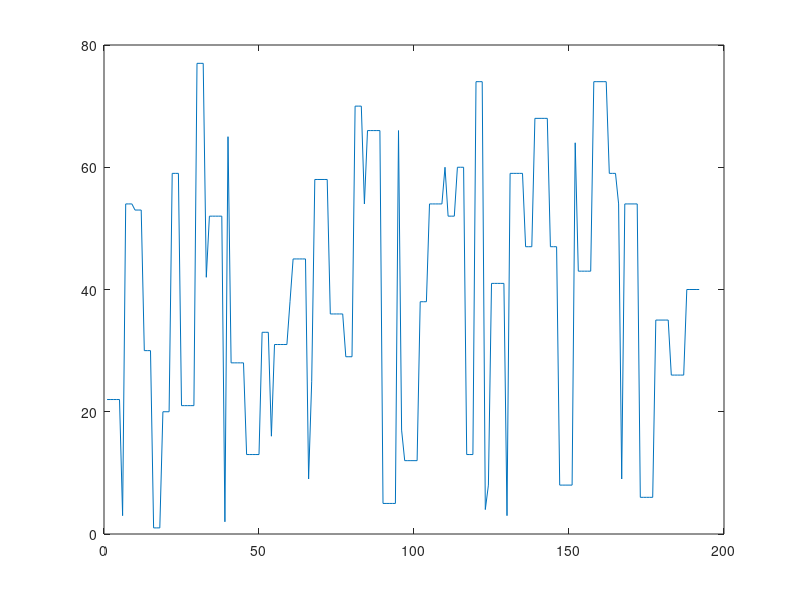

MATLAB code to generate this figure:
function [prob]=piconet()

Master = 'M';
prob = 0;
p = {};
s1 =  randi([1 7],1,1);
p1 = {};

sfora = [];
slotsfora = [];
slotsforb = [];
slotsforc = [];
slotsford = [];
slotsfore = [];
slotsforf = [];
slotsforg = [];
slotsforh = [];
randomslot1 = randi([1 79],1,1);
randomslot2 = randi([1 79],1,1);
randomslot3 = randi([1 79],1,1);
randomnumberofpiconet = randi([2,8],1,1);
slotnumber = 0;
while slotnumber < 1000
for i= 1:1:s1

     x = [1,3,5];
     pos = randi(length(x));
     card = x(pos);

    r1 = randi([1 79],1,1); % hop carrier for M
 
    for i2 = 1:1:card
            if (r1 ~= randomslot1 || r1 ~= randomslot2 || r1 ~= randomslot3)
              slotsfora = [slotsfora,r1];
             end
        p = horzcat(p,r1,Master);
       
        slotnumber = slotnumber+1;
    end
    r2 = randi([1 79],1,1); % hop carrier for S
     pos = randi(length(x));
     card = x(pos);
    for i1 = 1:1:card 
        sfora = [sfora,r2];
        slotsfora = [slotsfora,r2];
        slave = strcat('S',num2str(i));
        p = horzcat(p,r2,slave);
         slotnumber = slotnumber+1;
    end


    if randomnumberofpiconet >= 2
        r1 = randi([1 79],1,1); % hop carrier for M
        x = [1,3,5];
        pos = randi(length(x));
        card = x(pos);
        for k1 = 1:1:card
            if (r1 ~= randomslot1 || r1 ~= randomslot2 || r1 ~= randomslot3)
              slotsforb = [slotsforb,r1];
             end
            p1 = horzcat(p1,r1,Master);
      
            slotnumber = slotnumber+1;
        end
            pos = randi(length(x));
            card = x(pos);
    
        r2 = randi([1 79],1,1); % hop carrier for S
        for k3 = 1:1:card
            slotsforb = [slotsforb,r2];
            slave = strcat('S',num2str(i));
            p1 = horzcat(p1,r2,slave);
            slotnumber = slotnumber+1;
        end
    end

    if randomnumberofpiconet >= 3
        r1 = randi([1 79],1,1); % hop carrier for M
        x = [1,3,5];
        pos = randi(length(x));
        card = x(pos);
        for k1 = 1:1:card
            if (r1 ~= randomslot1 || r1 ~= randomslot2 || r1 ~= randomslot3)
              slotsforc = [slotsforc,r1];
             end
            p1 = horzcat(p1,r1,Master);
            
            slotnumber = slotnumber+1;
        end
            pos = randi(length(x));
            card = x(pos);
    
        r2 = randi([1 79],1,1); % hop carrier for S
        for k3 = 1:1:card
            slotsforc = [slotsforc,r2];
            slave = strcat('S',num2str(i));
            p1 = horzcat(p1,r2,slave);
            slotnumber = slotnumber+1;
        end
    end

    if randomnumberofpiconet >= 4
        r1 = randi([1 79],1,1); % hop carrier for M
        x = [1,3,5];
        pos = randi(length(x));
        card = x(pos);
        for k1 = 1:1:card
                    if (r1 ~= randomslot1 || r1 ~= randomslot2 || r1 ~= randomslot3)
              slotsford = [slotsford,r1];
             end
            p1 = horzcat(p1,r1,Master);
       
            slotnumber = slotnumber+1;
        end
            pos = randi(length(x));
            card = x(pos);
    
        r2 = randi([1 79],1,1); % hop carrier for S
        for k3 = 1:1:card
            slotsford = [slotsford,r2];
            slave = strcat('S',num2str(i));
            p1 = horzcat(p1,r2,slave);
            slotnumber = slotnumber+1;
        end
    end

    if randomnumberofpiconet >= 5
        r1 = randi([1 79],1,1); % hop carrier for M
        x = [1,3,5];
        pos = randi(length(x));
        card = x(pos);
        for k1 = 1:1:card
           
             if (r1 ~= randomslot1 || r1 ~= randomslot2 || r1 ~= randomslot3)
              slotsfore = [slotsfore,r1];
             end
            slotsfore = [slotsfore,r1];
            slotnumber = slotnumber+1;
        end
            pos = randi(length(x));
            card = x(pos);
    
        r2 = randi([1 79],1,1); % hop carrier for S
        for k3 = 1:1:card
            slotsfore = [slotsfore,r2];
            slave = strcat('S',num2str(i));
            p1 = horzcat(p1,r2,slave);
            slotnumber = slotnumber+1;
        end
    end

    if randomnumberofpiconet >= 6
        r1 = randi([1 79],1,1); % hop carrier for M
        x = [1,3,5];
        pos = randi(length(x));
        card = x(pos);
        for k1 = 1:1:card
                    if (r1 ~= randomslot1 || r1 ~= randomslot2 || r1 ~= randomslot3)
              slotsforf = [slotsforf,r1];
             end
            p1 = horzcat(p1,r1,Master);
         
            slotnumber = slotnumber+1;
        end
            pos = randi(length(x));
            card = x(pos);
    
        r2 = randi([1 79],1,1); % hop carrier for S
        for k3 = 1:1:card
            slotsforf = [slotsforf,r2];
            slave = strcat('S',num2str(i));
            p1 = horzcat(p1,r2,slave);
            slotnumber = slotnumber+1;
        end
    end

    if randomnumberofpiconet >= 7
        r1 = randi([1 79],1,1); % hop carrier for M
        x = [1,3,5];
        pos = randi(length(x));
        card = x(pos);
        for k1 = 1:1:card
                    if (r1 ~= randomslot1 || r1 ~= randomslot2 || r1 ~= randomslot3)
              slotsforg = [slotsforg,r1];
             end
            p1 = horzcat(p1,r1,Master);
        
            slotnumber = slotnumber+1;
        end
            pos = randi(length(x));
            card = x(pos);
    
        r2 = randi([1 79],1,1); % hop carrier for S
        for k3 = 1:1:card
            slotsforg = [slotsforg,r2];
            slave = strcat('S',num2str(i));
            p1 = horzcat(p1,r2,slave);
            slotnumber = slotnumber+1;
        end
    end

    if randomnumberofpiconet >= 8
        r1 = randi([1 79],1,1); % hop carrier for M
        x = [1,3,5];
        pos = randi(length(x));
        card = x(pos);
        for k1 = 1:1:card
           
                        if (r1 ~= randomslot1 || r1 ~= randomslot2 || r1 ~= randomslot3)
              slotsforh = [slotsforh,r1];
             end
             p1 = horzcat(p1,r1,Master);
            slotnumber = slotnumber+1;
        end
            pos = randi(length(x));
            card = x(pos);
    
        r2 = randi([1 79],1,1); % hop carrier for S
        for k3 = 1:1:card
            slotsforh = [slotsforh,r2];
            slave = strcat('S',num2str(i));
            p1 = horzcat(p1,r2,slave);
            slotnumber = slotnumber+1;
        end
    end
end
end

[m0,n0] = size(slotsfora);
[m1,n1] = size(slotsforb);
[m2,n2] = size(slotsforc);
[m3,n3] = size(slotsford);
[m4,n4] = size(slotsfore);
[m5,n5] = size(slotsforf);
[m6,n6] = size(slotsforg);
[m7,n7] = size(slotsforh);
arrayofsize = [n0,n1,n2,n3,n4,n5,n6,n7];
min=sort(arrayofsize);
out=min(1);

for v= 1:1:out
if (slotsfora(v) == slotsforb(v)) 
    prob = prob + 1;
end
if (slotsfora(v) == slotsforc(v))
    prob = prob + 1;
end
if (slotsfora(v) == slotsford(v))
    prob = prob + 1;
end
if (slotsfora(v) == slotsfore(v))
    prob = prob + 1;
end
if (slotsfora(v) == slotsforf(v))
    prob = prob + 1;
end
if (slotsfora(v) == slotsforg(v))
    prob = prob + 1;
end
if (slotsfora(v) == slotsforh(v))
    prob = prob + 1;
end
if  (slotsforb(v) == slotsforc(v)) 
    prob = prob + 1;
end

if  (slotsforb(v) == slotsford(v)) 
    prob = prob + 1;
end
if  (slotsforb(v) == slotsfore(v)) 
    prob = prob + 1;
end

if  (slotsforb(v) == slotsforf(v)) 
    prob = prob + 1;
end
if  (slotsforb(v) == slotsforg(v)) 
    prob = prob + 1;
end
if  (slotsforb(v) == slotsforh(v)) 
    prob = prob + 1;
end

if (slotsforc(v) == slotsford(v)) 
    prob = prob +1;
end

if (slotsforc(v) == slotsfore(v)) 
    prob = prob +1;
end

if (slotsforc(v) == slotsforf(v)) 
    prob = prob +1;
end

if (slotsforc(v) == slotsforg(v)) 
    prob = prob +1;
end

if (slotsforc(v) == slotsforh(v)) 
    prob = prob +1;
end

if (slotsford(v) == slotsfore(v)) 
    prob = prob +1;
end

if (slotsford(v) == slotsforf(v)) 
    prob = prob +1;
end

if (slotsford(v) == slotsforg(v)) 
    prob = prob +1;
end

if (slotsford(v) == slotsforh(v)) 
    prob = prob +1;
end
if (slotsfore(v) == slotsforf(v)) 
    prob = prob +1;
end

if (slotsfore(v) == slotsforg(v)) 
    prob = prob +1;
end
if (slotsfore(v) == slotsforh(v)) 
    prob = prob +1;
end

if (slotsforf(v) == slotsforg(v)) 
    prob = prob +1;
end

if (slotsforf(v) == slotsforh(v)) 
    prob = prob +1;
end

if (slotsforg(v) == slotsforh(v))  
    prob = prob +1;
end
end

out=min(2);
count = min(1) +1;
for v= count:1:out
 if (n0 >= out  && n1 >= out)
if (slotsfora(v) == slotsforb(v)) 
    prob = prob + 1;
end
 end
 if (n0 >= out  && n2 >= out)
if (slotsfora(v) == slotsforc(v) )
    prob = prob + 1;
end
 end
 if (n0 >= out  && n3 >= out)
if (slotsfora(v) == slotsford(v) )
    prob = prob + 1;
end
 end
 if(n0 >= out  && n4 >= out)
if (slotsfora(v) == slotsfore(v) )
    prob = prob + 1;
end
 end
 if(n0 >= out  && n5 >= out)
if (slotsfora(v) == slotsforf(v) )
    prob = prob + 1;
end
 end
 if (n0 >= out  && n6 >= out)
if (slotsfora(v) == slotsforg(v) )
    prob = prob + 1;
end
 end
 if(n0 >= out  && n7 >= out)
if (slotsfora(v) == slotsforh(v) )
    prob = prob + 1;
end
 end
 if(n1 >= out  && n2 >= out)
if  (slotsforb(v) == slotsforc(v) ) 
    prob = prob + 1;
end
 end
if (n1 >= out  && n3 >= out)
if  (slotsforb(v) == slotsford(v) ) 
    prob = prob + 1;
end
end
if( n1 >= out  && n4 >= out)
if  (slotsforb(v) == slotsfore(v) ) 
    prob = prob + 1;
end
end
if( n1 >= out  && n5 >= out)
if  (slotsforb(v) == slotsforf(v) ) 
    prob = prob + 1;
end
end
if (n1 >= out  && n6 >= out)
if  (slotsforb(v) == slotsforg(v) ) 
    prob = prob + 1;
end
end
if(n1 >= out  && n7 >= out)
if  (slotsforb(v) == slotsforh(v) ) 
    prob = prob + 1;
end
end
if(n2 >= out  && n3 >= out)
if (slotsforc(v) == slotsford(v) ) 
    prob = prob +1;
end
end
if(n2 >= out  && n4 >= out)
if (slotsforc(v) == slotsfore(v)  ) 
    prob = prob +1;
end
end
if(n2 >= out  && n5 >= out)
if (slotsforc(v) == slotsforf(v)  ) 
    prob = prob +1;
end
end
if(n2 >= out  && n6 >= out)
if (slotsforc(v) == slotsforg(v)  ) 
    prob = prob +1;
end
end
if(n2 >= out  && n7 >= out)
if (slotsforc(v) == slotsforh(v)  ) 
    prob = prob +1;
end
end
if(n3 >= out  && n4 >= out)
if (slotsford(v) == slotsfore(v)  ) 
    prob = prob +1;
end
end
if( n3 >= out  && n5 >= out)
if (slotsford(v) == slotsforf(v)  ) 
    prob = prob +1;
end
end
if(n3 >= out  && n6 >= out)
if (slotsford(v) == slotsforg(v)  ) 
    prob = prob +1;
end
end
if( n3 >= out  && n7 >= out)
if (slotsford(v) == slotsforh(v)  ) 
    prob = prob +1;
end
end
if( n4 >= out  && n5 >= out)
if (slotsfore(v) == slotsforf(v)  ) 
    prob = prob +1;
end
end
if(n4 >= out  && n6 >= out)
if (slotsfore(v) == slotsforg(v)  ) 
    prob = prob +1;
end
end
if (n4 >= out  && n7 >= out)
if (slotsfore(v) == slotsforh(v)  ) 
    prob = prob +1;
end
end
if(n5 >= out  && n6 >= out)
if (slotsforf(v) == slotsforg(v)  ) 
    prob = prob +1;
end
end
if(n5 >= out  && n7 >= out)
if (slotsforf(v) == slotsforh(v) ) 
    prob = prob +1;
end
end
if(n6 >= out  && n7 >= out)
if (slotsforg(v) == slotsforh(v) )  
    prob = prob +1;
end
end
end


out=min(3);
count = min(2) +1;
for v= count:1:out
 if (n0 >= out  && n1 >= out)
if (slotsfora(v) == slotsforb(v)) 
    prob = prob + 1;
end
 end
 if (n0 >= out  && n2 >= out)
if (slotsfora(v) == slotsforc(v) )
    prob = prob + 1;
end
 end
 if (n0 >= out  && n3 >= out)
if (slotsfora(v) == slotsford(v) )
    prob = prob + 1;
end
 end
 if(n0 >= out  && n4 >= out)
if (slotsfora(v) == slotsfore(v) )
    prob = prob + 1;
end
 end
 if(n0 >= out  && n5 >= out)
if (slotsfora(v) == slotsforf(v) )
    prob = prob + 1;
end
 end
 if (n0 >= out  && n6 >= out)
if (slotsfora(v) == slotsforg(v) )
    prob = prob + 1;
end
 end
 if(n0 >= out  && n7 >= out)
if (slotsfora(v) == slotsforh(v) )
    prob = prob + 1;
end
 end
 if(n1 >= out  && n2 >= out)
if  (slotsforb(v) == slotsforc(v) ) 
    prob = prob + 1;
end
 end
if (n1 >= out  && n3 >= out)
if  (slotsforb(v) == slotsford(v) ) 
    prob = prob + 1;
end
end
if( n1 >= out  && n4 >= out)
if  (slotsforb(v) == slotsfore(v) ) 
    prob = prob + 1;
end
end
if( n1 >= out  && n5 >= out)
if  (slotsforb(v) == slotsforf(v) ) 
    prob = prob + 1;
end
end
if (n1 >= out  && n6 >= out)
if  (slotsforb(v) == slotsforg(v) ) 
    prob = prob + 1;
end
end
if(n1 >= out  && n7 >= out)
if  (slotsforb(v) == slotsforh(v) ) 
    prob = prob + 1;
end
end
if(n2 >= out  && n3 >= out)
if (slotsforc(v) == slotsford(v) ) 
    prob = prob +1;
end
end
if(n2 >= out  && n4 >= out)
if (slotsforc(v) == slotsfore(v)  ) 
    prob = prob +1;
end
end
if(n2 >= out  && n5 >= out)
if (slotsforc(v) == slotsforf(v)  ) 
    prob = prob +1;
end
end
if(n2 >= out  && n6 >= out)
if (slotsforc(v) == slotsforg(v)  ) 
    prob = prob +1;
end
end
if(n2 >= out  && n7 >= out)
if (slotsforc(v) == slotsforh(v)  ) 
    prob = prob +1;
end
end
if(n3 >= out  && n4 >= out)
if (slotsford(v) == slotsfore(v)  ) 
    prob = prob +1;
end
end
if( n3 >= out  && n5 >= out)
if (slotsford(v) == slotsforf(v)  ) 
    prob = prob +1;
end
end
if(n3 >= out  && n6 >= out)
if (slotsford(v) == slotsforg(v)  ) 
    prob = prob +1;
end
end
if( n3 >= out  && n7 >= out)
if (slotsford(v) == slotsforh(v)  ) 
    prob = prob +1;
end
end
if( n4 >= out  && n5 >= out)
if (slotsfore(v) == slotsforf(v)  ) 
    prob = prob +1;
end
end
if(n4 >= out  && n6 >= out)
if (slotsfore(v) == slotsforg(v)  ) 
    prob = prob +1;
end
end
if (n4 >= out  && n7 >= out)
if (slotsfore(v) == slotsforh(v)  ) 
    prob = prob +1;
end
end
if(n5 >= out  && n6 >= out)
if (slotsforf(v) == slotsforg(v)  ) 
    prob = prob +1;
end
end
if(n5 >= out  && n7 >= out)
if (slotsforf(v) == slotsforh(v) ) 
    prob = prob +1;
end
end
if(n6 >= out  && n7 >= out)
if (slotsforg(v) == slotsforh(v) )  
    prob = prob +1;
end
end
end

out=min(4);
count = min(3)+1;
for v= count:1:out
 if (n0 >= out  && n1 >= out)
if (slotsfora(v) == slotsforb(v)) 
    prob = prob + 1;
end
 end
 if (n0 >= out  && n2 >= out)
if (slotsfora(v) == slotsforc(v) )
    prob = prob + 1;
end
 end
 if (n0 >= out  && n3 >= out)
if (slotsfora(v) == slotsford(v) )
    prob = prob + 1;
end
 end
 if(n0 >= out  && n4 >= out)
if (slotsfora(v) == slotsfore(v) )
    prob = prob + 1;
end
 end
 if(n0 >= out  && n5 >= out)
if (slotsfora(v) == slotsforf(v) )
    prob = prob + 1;
end
 end
 if (n0 >= out  && n6 >= out)
if (slotsfora(v) == slotsforg(v) )
    prob = prob + 1;
end
 end
 if(n0 >= out  && n7 >= out)
if (slotsfora(v) == slotsforh(v) )
    prob = prob + 1;
end
 end
 if(n1 >= out  && n2 >= out)
if  (slotsforb(v) == slotsforc(v) ) 
    prob = prob + 1;
end
 end
if (n1 >= out  && n3 >= out)
if  (slotsforb(v) == slotsford(v) ) 
    prob = prob + 1;
end
end
if( n1 >= out  && n4 >= out)
if  (slotsforb(v) == slotsfore(v) ) 
    prob = prob + 1;
end
end
if( n1 >= out  && n5 >= out)
if  (slotsforb(v) == slotsforf(v) ) 
    prob = prob + 1;
end
end
if (n1 >= out  && n6 >= out)
if  (slotsforb(v) == slotsforg(v) ) 
    prob = prob + 1;
end
end
if(n1 >= out  && n7 >= out)
if  (slotsforb(v) == slotsforh(v) ) 
    prob = prob + 1;
end
end
if(n2 >= out  && n3 >= out)
if (slotsforc(v) == slotsford(v) ) 
    prob = prob +1;
end
end
if(n2 >= out  && n4 >= out)
if (slotsforc(v) == slotsfore(v)  ) 
    prob = prob +1;
end
end
if(n2 >= out  && n5 >= out)
if (slotsforc(v) == slotsforf(v)  ) 
    prob = prob +1;
end
end
if(n2 >= out  && n6 >= out)
if (slotsforc(v) == slotsforg(v)  ) 
    prob = prob +1;
end
end
if(n2 >= out  && n7 >= out)
if (slotsforc(v) == slotsforh(v)  ) 
    prob = prob +1;
end
end
if(n3 >= out  && n4 >= out)
if (slotsford(v) == slotsfore(v)  ) 
    prob = prob +1;
end
end
if( n3 >= out  && n5 >= out)
if (slotsford(v) == slotsforf(v)  ) 
    prob = prob +1;
end
end
if(n3 >= out  && n6 >= out)
if (slotsford(v) == slotsforg(v)  ) 
    prob = prob +1;
end
end
if( n3 >= out  && n7 >= out)
if (slotsford(v) == slotsforh(v)  ) 
    prob = prob +1;
end
end
if( n4 >= out  && n5 >= out)
if (slotsfore(v) == slotsforf(v)  ) 
    prob = prob +1;
end
end
if(n4 >= out  && n6 >= out)
if (slotsfore(v) == slotsforg(v)  ) 
    prob = prob +1;
end
end
if (n4 >= out  && n7 >= out)
if (slotsfore(v) == slotsforh(v)  ) 
    prob = prob +1;
end
end
if(n5 >= out  && n6 >= out)
if (slotsforf(v) == slotsforg(v)  ) 
    prob = prob +1;
end
end
if(n5 >= out  && n7 >= out)
if (slotsforf(v) == slotsforh(v) ) 
    prob = prob +1;
end
end
if(n6 >= out  && n7 >= out)
if (slotsforg(v) == slotsforh(v) )  
    prob = prob +1;
end
end
end



out=min(5);
count = min(4) +1;
for v= count:1:out
 if (n0 >= out  && n1 >= out)
if (slotsfora(v) == slotsforb(v)) 
    prob = prob + 1;
end
 end
 if (n0 >= out  && n2 >= out)
if (slotsfora(v) == slotsforc(v) )
    prob = prob + 1;
end
 end
 if (n0 >= out  && n3 >= out)
if (slotsfora(v) == slotsford(v) )
    prob = prob + 1;
end
 end
 if(n0 >= out  && n4 >= out)
if (slotsfora(v) == slotsfore(v) )
    prob = prob + 1;
end
 end
 if(n0 >= out  && n5 >= out)
if (slotsfora(v) == slotsforf(v) )
    prob = prob + 1;
end
 end
 if (n0 >= out  && n6 >= out)
if (slotsfora(v) == slotsforg(v) )
    prob = prob + 1;
end
 end
 if(n0 >= out  && n7 >= out)
if (slotsfora(v) == slotsforh(v) )
    prob = prob + 1;
end
 end
 if(n1 >= out  && n2 >= out)
if  (slotsforb(v) == slotsforc(v) ) 
    prob = prob + 1;
end
 end
if (n1 >= out  && n3 >= out)
if  (slotsforb(v) == slotsford(v) ) 
    prob = prob + 1;
end
end
if( n1 >= out  && n4 >= out)
if  (slotsforb(v) == slotsfore(v) ) 
    prob = prob + 1;
end
end
if( n1 >= out  && n5 >= out)
if  (slotsforb(v) == slotsforf(v) ) 
    prob = prob + 1;
end
end
if (n1 >= out  && n6 >= out)
if  (slotsforb(v) == slotsforg(v) ) 
    prob = prob + 1;
end
end
if(n1 >= out  && n7 >= out)
if  (slotsforb(v) == slotsforh(v) ) 
    prob = prob + 1;
end
end
if(n2 >= out  && n3 >= out)
if (slotsforc(v) == slotsford(v) ) 
    prob = prob +1;
end
end
if(n2 >= out  && n4 >= out)
if (slotsforc(v) == slotsfore(v)  ) 
    prob = prob +1;
end
end
if(n2 >= out  && n5 >= out)
if (slotsforc(v) == slotsforf(v)  ) 
    prob = prob +1;
end
end
if(n2 >= out  && n6 >= out)
if (slotsforc(v) == slotsforg(v)  ) 
    prob = prob +1;
end
end
if(n2 >= out  && n7 >= out)
if (slotsforc(v) == slotsforh(v)  ) 
    prob = prob +1;
end
end
if(n3 >= out  && n4 >= out)
if (slotsford(v) == slotsfore(v)  ) 
    prob = prob +1;
end
end
if( n3 >= out  && n5 >= out)
if (slotsford(v) == slotsforf(v)  ) 
    prob = prob +1;
end
end
if(n3 >= out  && n6 >= out)
if (slotsford(v) == slotsforg(v)  ) 
    prob = prob +1;
end
end
if( n3 >= out  && n7 >= out)
if (slotsford(v) == slotsforh(v)  ) 
    prob = prob +1;
end
end
if( n4 >= out  && n5 >= out)
if (slotsfore(v) == slotsforf(v)  ) 
    prob = prob +1;
end
end
if(n4 >= out  && n6 >= out)
if (slotsfore(v) == slotsforg(v)  ) 
    prob = prob +1;
end
end
if (n4 >= out  && n7 >= out)
if (slotsfore(v) == slotsforh(v)  ) 
    prob = prob +1;
end
end
if(n5 >= out  && n6 >= out)
if (slotsforf(v) == slotsforg(v)  ) 
    prob = prob +1;
end
end
if(n5 >= out  && n7 >= out)
if (slotsforf(v) == slotsforh(v) ) 
    prob = prob +1;
end
end
if(n6 >= out  && n7 >= out)
if (slotsforg(v) == slotsforh(v) )  
    prob = prob +1;
end
end
end

out=min(6);
count = min(5)+1;
for v= count:1:out
 if (n0 >= out  && n1 >= out)
if (slotsfora(v) == slotsforb(v)) 
    prob = prob + 1;
end
 end
 if (n0 >= out  && n2 >= out)
if (slotsfora(v) == slotsforc(v) )
    prob = prob + 1;
end
 end
 if (n0 >= out  && n3 >= out)
if (slotsfora(v) == slotsford(v) )
    prob = prob + 1;
end
 end
 if(n0 >= out  && n4 >= out)
if (slotsfora(v) == slotsfore(v) )
    prob = prob + 1;
end
 end
 if(n0 >= out  && n5 >= out)
if (slotsfora(v) == slotsforf(v) )
    prob = prob + 1;
end
 end
 if (n0 >= out  && n6 >= out)
if (slotsfora(v) == slotsforg(v) )
    prob = prob + 1;
end
 end
 if(n0 >= out  && n7 >= out)
if (slotsfora(v) == slotsforh(v) )
    prob = prob + 1;
end
 end
 if(n1 >= out  && n2 >= out)
if  (slotsforb(v) == slotsforc(v) ) 
    prob = prob + 1;
end
 end
if (n1 >= out  && n3 >= out)
if  (slotsforb(v) == slotsford(v) ) 
    prob = prob + 1;
end
end
if( n1 >= out  && n4 >= out)
if  (slotsforb(v) == slotsfore(v) ) 
    prob = prob + 1;
end
end
if( n1 >= out  && n5 >= out)
if  (slotsforb(v) == slotsforf(v) ) 
    prob = prob + 1;
end
end
if (n1 >= out  && n6 >= out)
if  (slotsforb(v) == slotsforg(v) ) 
    prob = prob + 1;
end
end
if(n1 >= out  && n7 >= out)
if  (slotsforb(v) == slotsforh(v) ) 
    prob = prob + 1;
end
end
if(n2 >= out  && n3 >= out)
if (slotsforc(v) == slotsford(v) ) 
    prob = prob +1;
end
end
if(n2 >= out  && n4 >= out)
if (slotsforc(v) == slotsfore(v)  ) 
    prob = prob +1;
end
end
if(n2 >= out  && n5 >= out)
if (slotsforc(v) == slotsforf(v)  ) 
    prob = prob +1;
end
end
if(n2 >= out  && n6 >= out)
if (slotsforc(v) == slotsforg(v)  ) 
    prob = prob +1;
end
end
if(n2 >= out  && n7 >= out)
if (slotsforc(v) == slotsforh(v)  ) 
    prob = prob +1;
end
end
if(n3 >= out  && n4 >= out)
if (slotsford(v) == slotsfore(v)  ) 
    prob = prob +1;
end
end
if( n3 >= out  && n5 >= out)
if (slotsford(v) == slotsforf(v)  ) 
    prob = prob +1;
end
end
if(n3 >= out  && n6 >= out)
if (slotsford(v) == slotsforg(v)  ) 
    prob = prob +1;
end
end
if( n3 >= out  && n7 >= out)
if (slotsford(v) == slotsforh(v)  ) 
    prob = prob +1;
end
end
if( n4 >= out  && n5 >= out)
if (slotsfore(v) == slotsforf(v)  ) 
    prob = prob +1;
end
end
if(n4 >= out  && n6 >= out)
if (slotsfore(v) == slotsforg(v)  ) 
    prob = prob +1;
end
end
if (n4 >= out  && n7 >= out)
if (slotsfore(v) == slotsforh(v)  ) 
    prob = prob +1;
end
end
if(n5 >= out  && n6 >= out)
if (slotsforf(v) == slotsforg(v)  ) 
    prob = prob +1;
end
end
if(n5 >= out  && n7 >= out)
if (slotsforf(v) == slotsforh(v) ) 
    prob = prob +1;
end
end
if(n6 >= out  && n7 >= out)
if (slotsforg(v) == slotsforh(v) )  
    prob = prob +1;
end
end
end

out=min(7);
count = min(6) +1;
for v= count:1:out
if (n0 >= out  && n1 >= out)
if (slotsfora(v) == slotsforb(v)) 
    prob = prob + 1;
end
 end
 if (n0 >= out  && n2 >= out)
if (slotsfora(v) == slotsforc(v) )
    prob = prob + 1;
end
 end
 if (n0 >= out  && n3 >= out)
if (slotsfora(v) == slotsford(v) )
    prob = prob + 1;
end
 end
 if(n0 >= out  && n4 >= out)
if (slotsfora(v) == slotsfore(v) )
    prob = prob + 1;
end
 end
 if(n0 >= out  && n5 >= out)
if (slotsfora(v) == slotsforf(v) )
    prob = prob + 1;
end
 end
 if (n0 >= out  && n6 >= out)
if (slotsfora(v) == slotsforg(v) )
    prob = prob + 1;
end
 end
 if(n0 >= out  && n7 >= out)
if (slotsfora(v) == slotsforh(v) )
    prob = prob + 1;
end
 end
 if(n1 >= out  && n2 >= out)
if  (slotsforb(v) == slotsforc(v) ) 
    prob = prob + 1;
end
 end
if (n1 >= out  && n3 >= out)
if  (slotsforb(v) == slotsford(v) ) 
    prob = prob + 1;
end
end
if( n1 >= out  && n4 >= out)
if  (slotsforb(v) == slotsfore(v) ) 
    prob = prob + 1;
end
end
if( n1 >= out  && n5 >= out)
if  (slotsforb(v) == slotsforf(v) ) 
    prob = prob + 1;
end
end
if (n1 >= out  && n6 >= out)
if  (slotsforb(v) == slotsforg(v) ) 
    prob = prob + 1;
end
end
if(n1 >= out  && n7 >= out)
if  (slotsforb(v) == slotsforh(v) ) 
    prob = prob + 1;
end
end
if(n2 >= out  && n3 >= out)
if (slotsforc(v) == slotsford(v) ) 
    prob = prob +1;
end
end
if(n2 >= out  && n4 >= out)
if (slotsforc(v) == slotsfore(v)  ) 
    prob = prob +1;
end
end
if(n2 >= out  && n5 >= out)
if (slotsforc(v) == slotsforf(v)  ) 
    prob = prob +1;
end
end
if(n2 >= out  && n6 >= out)
if (slotsforc(v) == slotsforg(v)  ) 
    prob = prob +1;
end
end
if(n2 >= out  && n7 >= out)
if (slotsforc(v) == slotsforh(v)  ) 
    prob = prob +1;
end
end
if(n3 >= out  && n4 >= out)
if (slotsford(v) == slotsfore(v)  ) 
    prob = prob +1;
end
end
if( n3 >= out  && n5 >= out)
if (slotsford(v) == slotsforf(v)  ) 
    prob = prob +1;
end
end
if(n3 >= out  && n6 >= out)
if (slotsford(v) == slotsforg(v)  ) 
    prob = prob +1;
end
end
if( n3 >= out  && n7 >= out)
if (slotsford(v) == slotsforh(v)  ) 
    prob = prob +1;
end
end
if( n4 >= out  && n5 >= out)
if (slotsfore(v) == slotsforf(v)  ) 
    prob = prob +1;
end
end
if(n4 >= out  && n6 >= out)
if (slotsfore(v) == slotsforg(v)  ) 
    prob = prob +1;
end
end
if (n4 >= out  && n7 >= out)
if (slotsfore(v) == slotsforh(v)  ) 
    prob = prob +1;
end
end
if(n5 >= out  && n6 >= out)
if (slotsforf(v) == slotsforg(v)  ) 
    prob = prob +1;
end
end
if(n5 >= out  && n7 >= out)
if (slotsforf(v) == slotsforh(v) ) 
    prob = prob +1;
end
end
if(n6 >= out  && n7 >= out)
if (slotsforg(v) == slotsforh(v) )  
    prob = prob +1;
end
end
end

out=min(8);
count = min(7);
for v= count:1:out
if (n0 >= out  && n1 >= out)
if (slotsfora(v) == slotsforb(v)) 
    prob = prob + 1;
end
 end
 if (n0 >= out  && n2 >= out)
if (slotsfora(v) == slotsforc(v) )
    prob = prob + 1;
end
 end
 if (n0 >= out  && n3 >= out)
if (slotsfora(v) == slotsford(v) )
    prob = prob + 1;
end
 end
 if(n0 >= out  && n4 >= out)
if (slotsfora(v) == slotsfore(v) )
    prob = prob + 1;
end
 end
 if(n0 >= out  && n5 >= out)
if (slotsfora(v) == slotsforf(v) )
    prob = prob + 1;
end
 end
 if (n0 >= out  && n6 >= out)
if (slotsfora(v) == slotsforg(v) )
    prob = prob + 1;
end
 end
 if(n0 >= out  && n7 >= out)
if (slotsfora(v) == slotsforh(v) )
    prob = prob + 1;
end
 end
 if(n1 >= out  && n2 >= out)
if  (slotsforb(v) == slotsforc(v) ) 
    prob = prob + 1;
end
 end
if (n1 >= out  && n3 >= out)
if  (slotsforb(v) == slotsford(v) ) 
    prob = prob + 1;
end
end
if( n1 >= out  && n4 >= out)
if  (slotsforb(v) == slotsfore(v) ) 
    prob = prob + 1;
end
end
if( n1 >= out  && n5 >= out)
if  (slotsforb(v) == slotsforf(v) ) 
    prob = prob + 1;
end
end
if (n1 >= out  && n6 >= out)
if  (slotsforb(v) == slotsforg(v) ) 
    prob = prob + 1;
end
end
if(n1 >= out  && n7 >= out)
if  (slotsforb(v) == slotsforh(v) ) 
    prob = prob + 1;
end
end
if(n2 >= out  && n3 >= out)
if (slotsforc(v) == slotsford(v) ) 
    prob = prob +1;
end
end
if(n2 >= out  && n4 >= out)
if (slotsforc(v) == slotsfore(v)  ) 
    prob = prob +1;
end
end
if(n2 >= out  && n5 >= out)
if (slotsforc(v) == slotsforf(v)  ) 
    prob = prob +1;
end
end
if(n2 >= out  && n6 >= out)
if (slotsforc(v) == slotsforg(v)  ) 
    prob = prob +1;
end
end
if(n2 >= out  && n7 >= out)
if (slotsforc(v) == slotsforh(v)  ) 
    prob = prob +1;
end
end
if(n3 >= out  && n4 >= out)
if (slotsford(v) == slotsfore(v)  ) 
    prob = prob +1;
end
end
if( n3 >= out  && n5 >= out)
if (slotsford(v) == slotsforf(v)  ) 
    prob = prob +1;
end
end
if(n3 >= out  && n6 >= out)
if (slotsford(v) == slotsforg(v)  ) 
    prob = prob +1;
end
end
if( n3 >= out  && n7 >= out)
if (slotsford(v) == slotsforh(v)  ) 
    prob = prob +1;
end
end
if( n4 >= out  && n5 >= out)
if (slotsfore(v) == slotsforf(v)  ) 
    prob = prob +1;
end
end
if(n4 >= out  && n6 >= out)
if (slotsfore(v) == slotsforg(v)  ) 
    prob = prob +1;
end
end
if (n4 >= out  && n7 >= out)
if (slotsfore(v) == slotsforh(v)  ) 
    prob = prob +1;
end
end
if(n5 >= out  && n6 >= out)
if (slotsforf(v) == slotsforg(v)  ) 
    prob = prob +1;
end
end
if(n5 >= out  && n7 >= out)
if (slotsforf(v) == slotsforh(v) ) 
    prob = prob +1;
end
end
if(n6 >= out  && n7 >= out)
if (slotsforg(v) == slotsforh(v) )  
    prob = prob +1;
end
end
end

prob = (prob./1000)


plot(sfora)